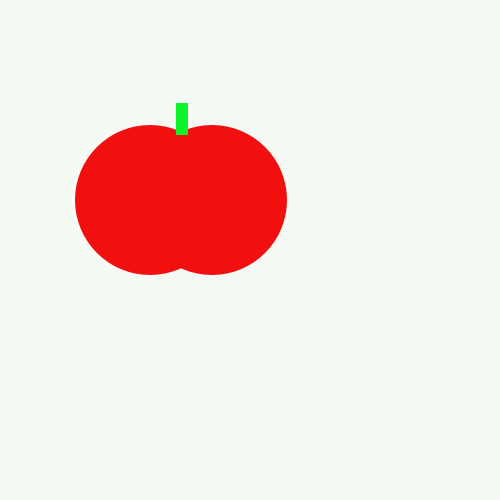
Frame 1 (no input)
Frame 60 (the mouse pressed at the canvas centre just before this capture): identical to frame 1, image omitted
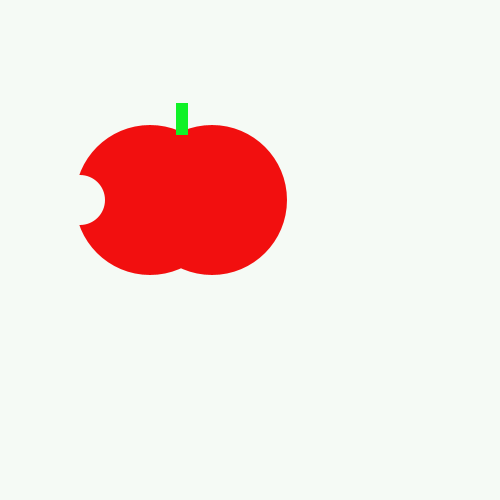
Frame 120 (the mouse held since frame 60 and released just before this capture)

The Processing sketch that drew these frames (run headless with seeded random() and noise(); from frame 60 on, the mouse is pressed at the canvas centre):

// Processing sketch: sketch_180724a
// ── sketch_180724a.pde
void setup() {
  size(500, 500);
}
void draw() {
  background(200, 200, 200);
  background(#F5FAF5);
  fill(#F20F0F);
  noStroke();
  ellipse(150, 200, 150, 150);
  ellipse(212, 200, 150, 150);
  fill(#0FF227);
  rect(176, 103, 12, 32);
  if (mousePressed) {
    fill(#F5FAF5);
    ellipse(80, 200, 50, 50);
  }
}
